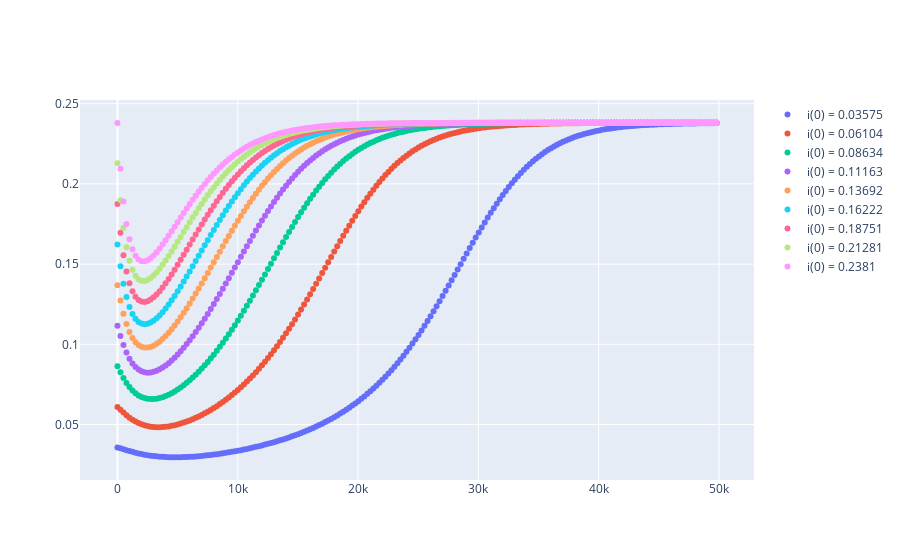

Notebook code for this chart:
### Markdown cell above
Plot and wiring data for Figure 3 in article

### Code cell
# init_i_props = np.linspace(0.0001, 0.010455203872732766, 10)
init_i_props = np.linspace(0.010455203872732766, 0.23809938298643937, 10)

N = 10000
recovered = 10
Is = []
t_max = 50000

for init_prop in init_i_props:
    initial_infected = math.floor(init_prop*N)
    x00 = [N - initial_infected - recovered, initial_infected, recovered]
    non_adaptive = NonAdaptive(mu, gamma, beta, phi, Cs, Ci, Cz, x00, t_max, dt=0.1)
    non_adaptive.solve_odes_system(method='odeint')
    I_raw = non_adaptive.I
    I_scaled = [i/N for i in I_raw]
    Is.append(I_scaled)

data = pd.DataFrame({
    't': np.linspace(0,t_max,len(Is[0]))
})

for k in range(1,len(Is)):
    data[f'y{k}'] = [round(val,5) for val in Is[k]]

data = data.iloc[list(range(0, data.shape[0], 5))]
print(data.shape)

fig = go.Figure()

# Add traces
for k in range(1,len(Is)):
    fig.add_trace(go.Scatter(x=data['t'], y=data[f'y{k}'],
                        mode='markers',
                        name=f'i(0) = {round(init_i_props[k],5)}'))
    
# Write for LaTeX table
# data = data.astype(str)
# data_latex = ''

# for j in range(data.shape[0]):
#     row = data.iloc[j]
#     data_latex = data_latex + '\n' + ' '.join(row.tolist())
    
# file = open('dat_eq1.txt','w+')
# file.write(' '.join(data.columns.tolist()))
# file.write(data_latex)
# file.close()

fig.show()

### Figure 1 — Plotly figure (JSON) as saved in the notebook; plotly's stock layout.template omitted (floating-point values rounded to 4 significant figures; data arrays with more than 128 entries replaced by an {"elided": "..."} marker saying what was removed)
{"data": [{"mode": "markers", "name": "i(0) = 0.03575", "type": "scatter", "x": {"elided": "200 float values"}, "y": {"elided": "200 float values"}}, {"mode": "markers", "name": "i(0) = 0.06104", "type": "scatter", "x": {"elided": "200 float values"}, "y": {"elided": "200 float values"}}, {"mode": "markers", "name": "i(0) = 0.08634", "type": "scatter", "x": {"elided": "200 float values"}, "y": {"elided": "200 float values"}}, {"mode": "markers", "name": "i(0) = 0.11163", "type": "scatter", "x": {"elided": "200 float values"}, "y": {"elided": "200 float values"}}, {"mode": "markers", "name": "i(0) = 0.13692", "type": "scatter", "x": {"elided": "200 float values"}, "y": {"elided": "200 float values"}}, {"mode": "markers", "name": "i(0) = 0.16222", "type": "scatter", "x": {"elided": "200 float values"}, "y": {"elided": "200 float values"}}, {"mode": "markers", "name": "i(0) = 0.18751", "type": "scatter", "x": {"elided": "200 float values"}, "y": {"elided": "200 float values"}}, {"mode": "markers", "name": "i(0) = 0.21281", "type": "scatter", "x": {"elided": "200 float values"}, "y": {"elided": "200 float values"}}, {"mode": "markers", "name": "i(0) = 0.2381", "type": "scatter", "x": {"elided": "200 float values"}, "y": {"elided": "200 float values"}}], "layout": {"autosize": true, "xaxis": {"autorange": true, "range": [-3121.0, 52920.0], "type": "linear"}, "yaxis": {"autorange": true, "range": [0.01243, 0.2553], "type": "linear"}}}
